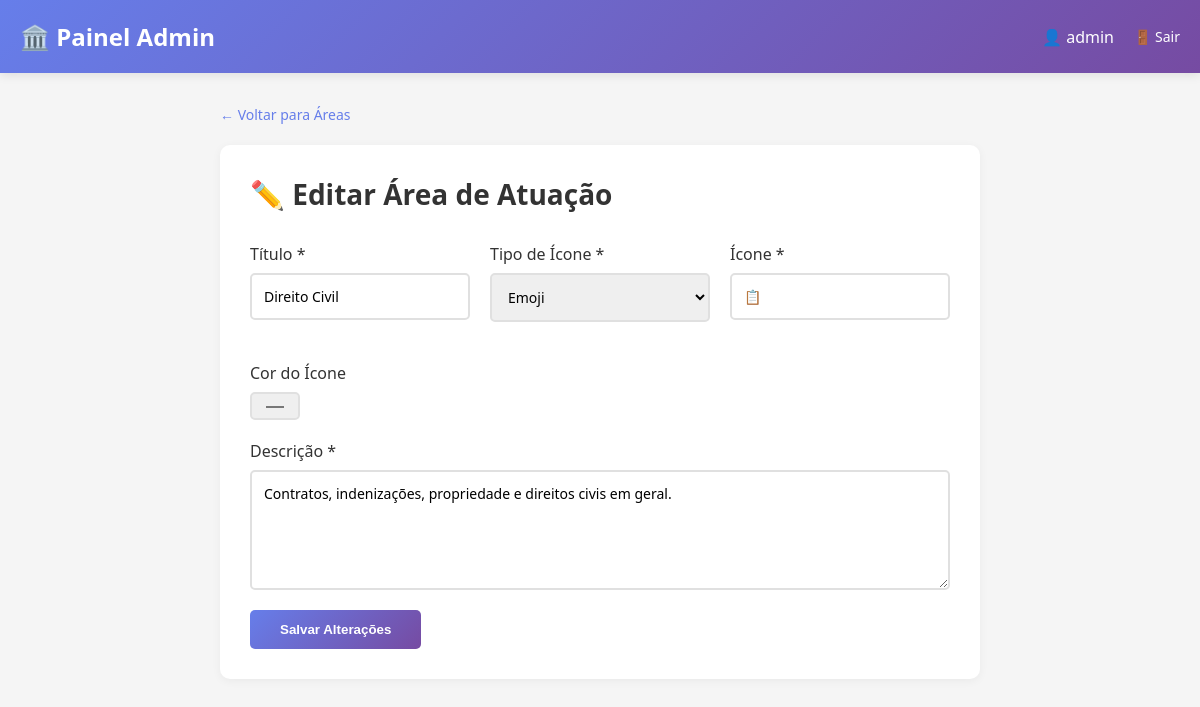
/admin/areas/1/editar (signed in), run on the app's committed database.
### models.py (models this page shows, shortened)
class User(UserMixin, db.Model):
    id = db.Column(db.Integer, primary_key=True)
    username = db.Column(db.String(80), unique=True, nullable=False)
    email = db.Column(db.String(120), unique=True, nullable=False)
    password_hash = db.Column(db.String(200), nullable=False)
    created_at = db.Column(db.DateTime, default=datetime.utcnow)

class AreaAtuacao(db.Model):
    id = db.Column(db.Integer, primary_key=True)
    icone = db.Column(db.String(100), default="⚖️")
    tipo_icone = db.Column(db.String(50), default="emoji")  # emoji, fontawesome, material
    titulo = db.Column(db.String(100), nullable=False)
    descricao = db.Column(db.Text, nullable=False)
    cor_icone = db.Column(db.String(20), default="#d4af37")
    ordem = db.Column(db.Integer, default=0)
    criado_em = db.Column(db.DateTime, default=datetime.utcnow)

### app.py (the view, shortened to what this page needs)
@app.route('/admin/areas/<int:id>/editar', methods=['GET', 'POST'])
@login_required
def admin_editar_area(id):
    area = AreaAtuacao.query.get_or_404(id)
    icones = ICONES_AREAS
    return render_template('admin/editar_area.html', area=area, icones=icones)

### app.py (called while the page is built)
@login_manager.user_loader
def load_user(user_id):
    return User.query.get(int(user_id))

### templates/admin/editar_area.html (shortened to what this page needs)
<!DOCTYPE html>
<html lang="pt-BR">
<head>
    <link rel="stylesheet" href="https://cdnjs.cloudflare.com/ajax/libs/font-awesome/6.4.0/css/all.min.css">
</head>
<body>
    <div class="navbar">
        <h1>🏛️ Painel Admin</h1>
        <div class="navbar-right">
            <span>👤 {{ current_user.username }}</span>
            <a href="{{ url_for('admin_logout') }}">🚪 Sair</a>
        </div>
    </div>
    <div class="container">
        <div class="back-link">
            <a href="{{ url_for('admin_areas') }}">← Voltar para Áreas</a>
        </div>
        <div class="form-container">
            <h2>✏️ Editar Área de Atuação</h2>
            <form method="POST">
                <div class="form-grid">
                    <div class="form-group">
                        <label for="titulo">Título *</label>
                        <input type="text" id="titulo" name="titulo" value="{{ area.titulo }}" required>
                    </div>
                    <div class="form-group">
                        <label for="tipo_icone">Tipo de Ícone *</label>
                        <select id="tipo_icone" name="tipo_icone" required>
                            <option value="emoji" {% if area.tipo_icone == 'emoji' %}selected{% endif %}>Emoji</option>
                        </select>
                    </div>
                    <div class="form-group">
                        <label for="icone">Ícone *</label>
                        <input type="text" id="icone" name="icone" value="{{ area.icone }}" required>
                    </div>
                    <div class="form-group">
                        <label for="cor_icone">Cor do Ícone</label>
                        <input type="color" id="cor_icone" name="cor_icone" value="{{ area.cor_icone }}">
                    </div>
                </div>
                <div class="form-group">
                    <label for="descricao">Descrição *</label>
                    <textarea id="descricao" name="descricao" required>{{ area.descricao }}</textarea>
                </div>
                <button type="submit" class="btn-submit">Salvar Alterações</button>
            </form>
        </div>
    </div>
</body>
</html>

### templates/admin/editar_area.html (style rules this page uses)
* { margin: 0; padding: 0; box-sizing: border-box; }
body { font-family: 'Segoe UI', Tahoma, Geneva, Verdana, sans-serif; background-color: #f5f5f5; }
.navbar { background: linear-gradient(135deg, #667eea 0%, #764ba2 100%); color: white; padding: 20px; display: flex; justify-content: space-between; align-items: center; box-shadow: 0 2px 10px rgba(0, 0, 0, 0.1); }
.navbar h1 { font-size: 24px; }
.navbar-right { display: flex; gap: 20px; align-items: center; }
.navbar-right a { color: white; text-decoration: none; font-size: 14px; }
.container { max-width: 800px; margin: 30px auto; padding: 0 20px; }
.back-link { margin-bottom: 20px; }
.back-link a { color: #667eea; text-decoration: none; font-size: 14px; }
.form-container { background: white; padding: 30px; border-radius: 10px; box-shadow: 0 2px 10px rgba(0, 0, 0, 0.05); }
.form-container h2 { color: #333; margin-bottom: 30px; font-size: 28px; }
.form-group { margin-bottom: 20px; display: flex; flex-direction: column; }
label { margin-bottom: 8px; color: #333; font-weight: 500; }
input[type="text"], input[type="color"], textarea, select { padding: 12px; border: 2px solid #e0e0e0; border-radius: 5px; font-family: inherit; font-size: 14px; transition: border-color 0.3s; }
textarea { resize: vertical; min-height: 120px; }
.form-grid { display: grid; grid-template-columns: repeat(auto-fit, minmax(200px, 1fr)); gap: 20px; }
.btn-submit { padding: 12px 30px; background: linear-gradient(135deg, #667eea 0%, #764ba2 100%); color: white; border: none; border-radius: 5px; cursor: pointer; font-weight: 600; transition: transform 0.2s; }

### data on the page
User: username "admin"
AreaAtuacao: titulo "Direito Civil", tipo_icone "Emoji", icone "📋", cor_icone "#d4af37", descricao "Contratos, indenizações, propriedade e direitos civis em geral."
